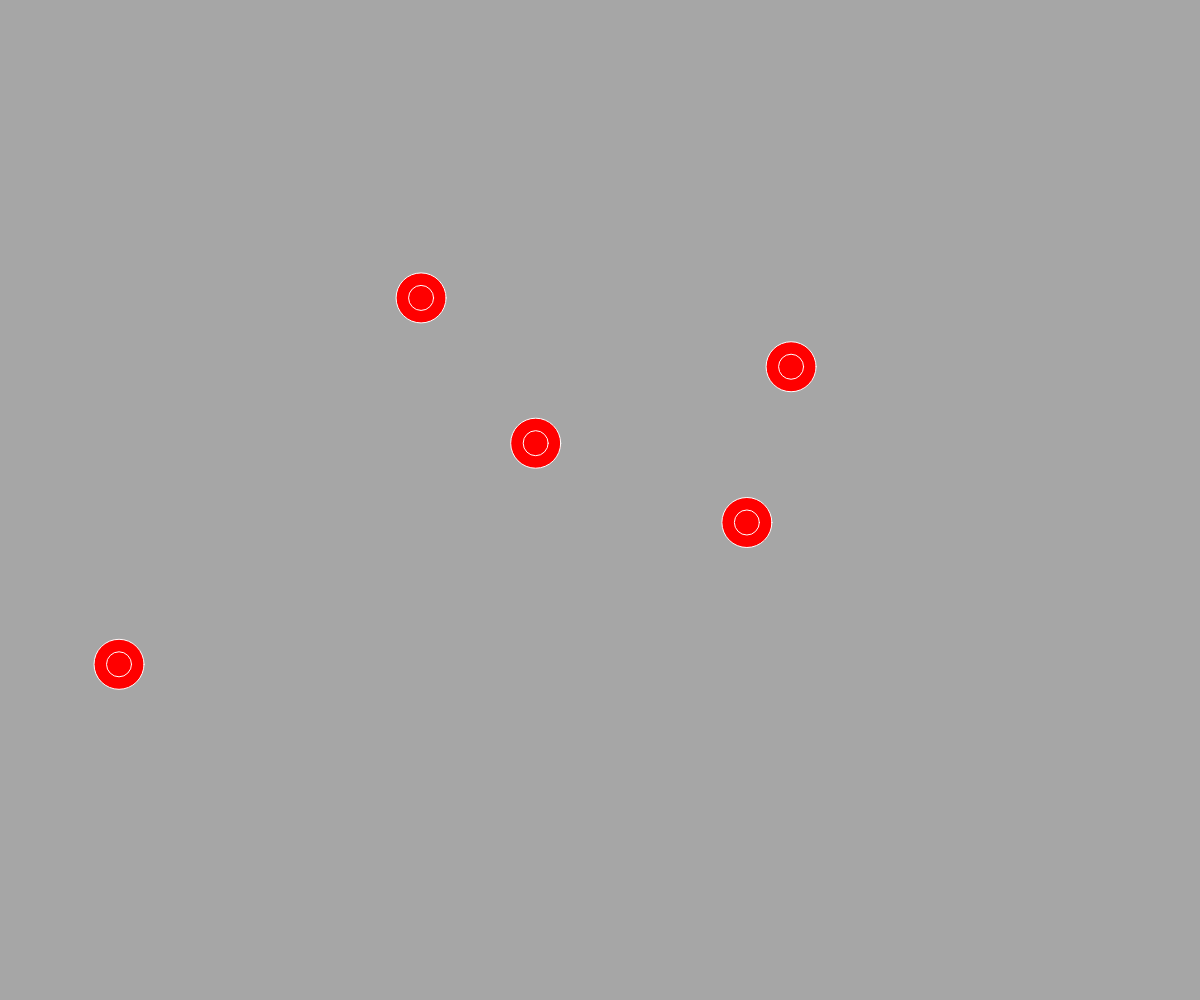
Frame 1 (no input)
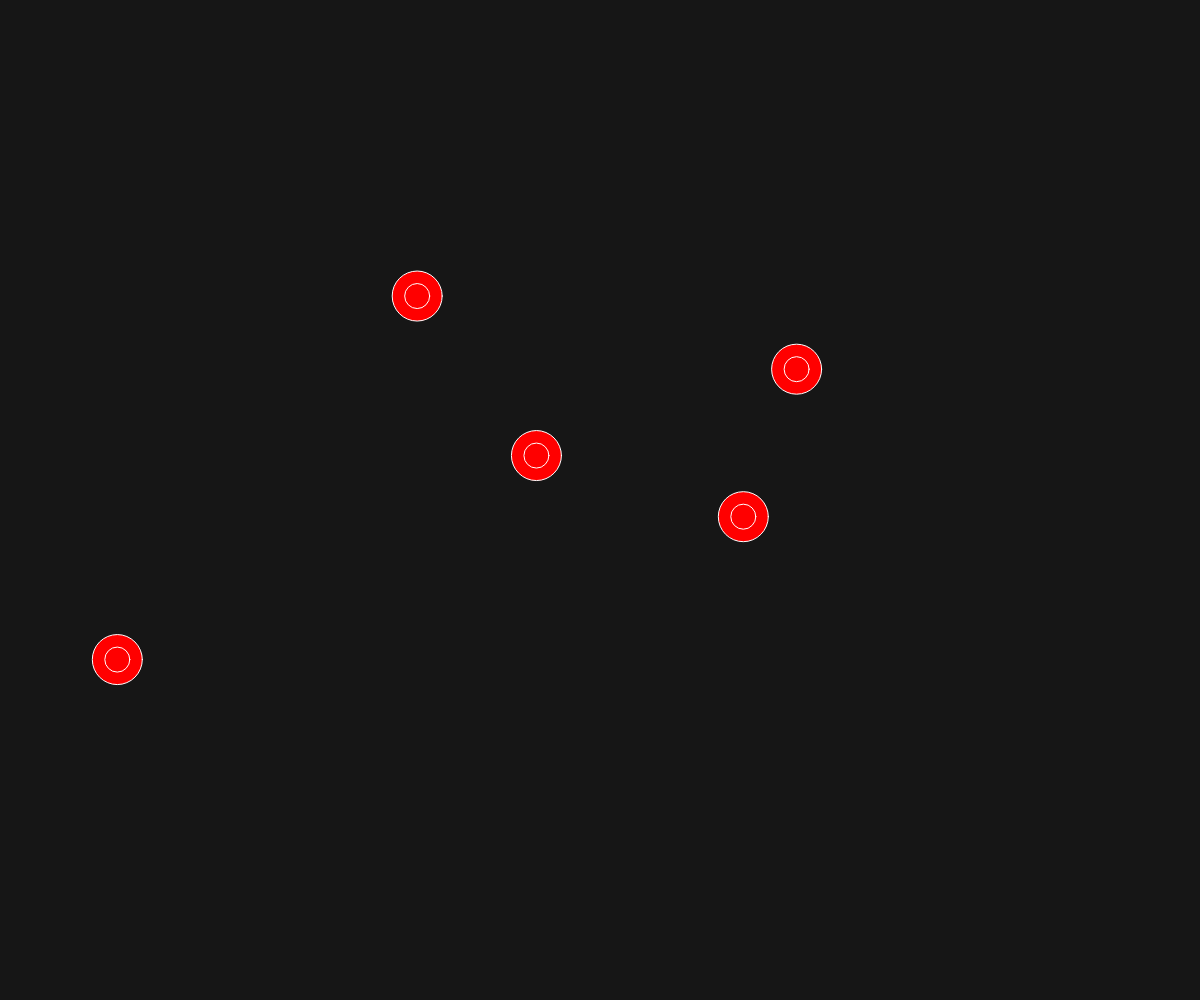
Frame 60 (no input)
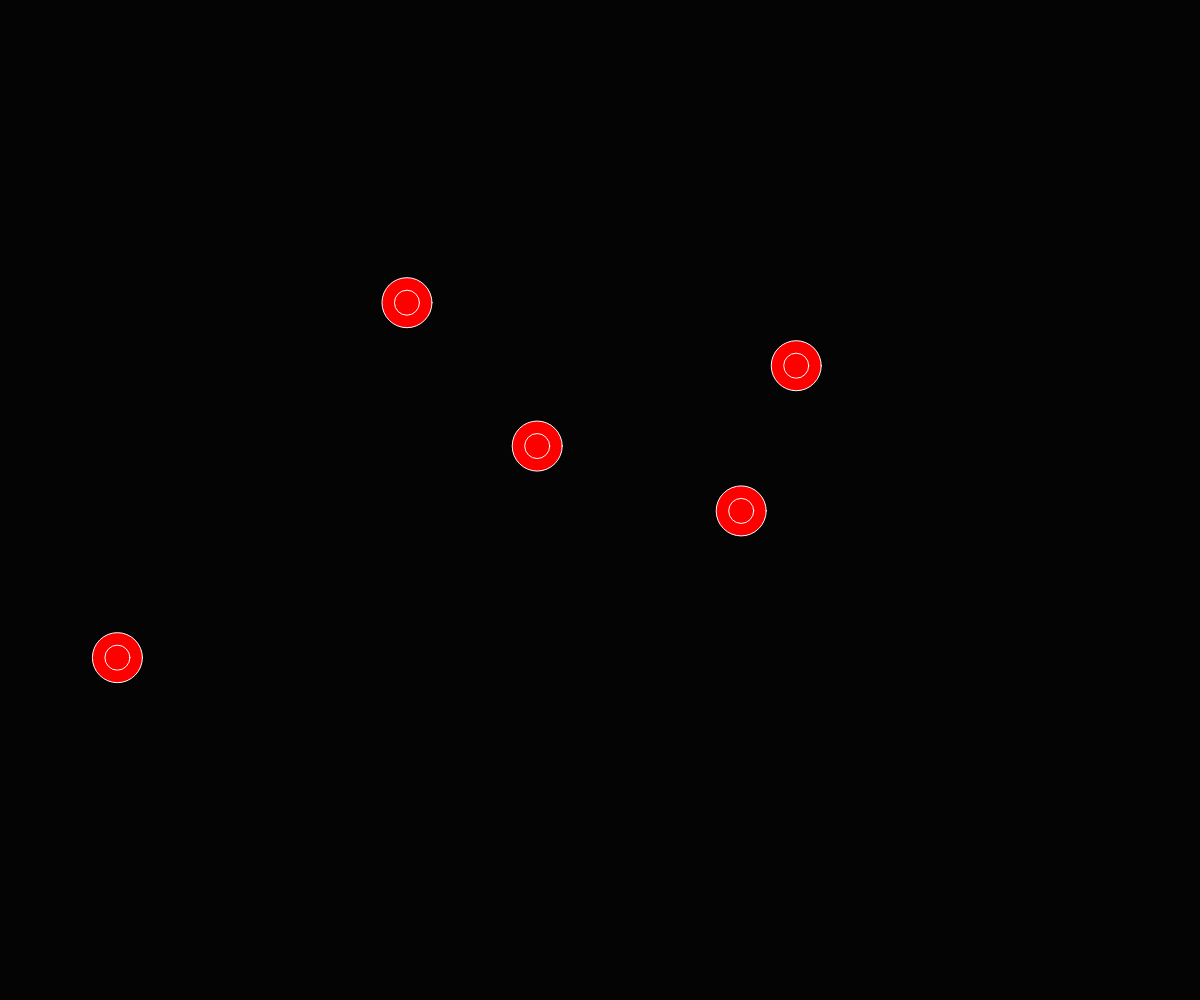
Frame 120 (the mouse pressed at the canvas centre since frame 60)

The p5.js sketch that drew these frames (run headless with seeded random() and noise() and a simulated clock; from frame 60 on, the mouse is pressed at the canvas centre):

// p5.js sketch
// ── sketch.js
var cells = [];

function setup() {
  frameRate(20);
  createCanvas(windowWidth, windowHeight);
for (var i = 0; i < 20; i++) {
  cells[i] = new Blood(random(width),random(height));
  }
}

function draw() {
  background('rgb(102, 18, 18)');
  for (var i = 0; i < cells.length; i++){
  cells[i].update();
  cells[i].display();
  for (var z = 0; z < cells.length; z++){
    if (i != z && cells[i].intersects(cells[z])) {
      cells[i].heartAttack();
      cells[z].heartAttack();
      }
    }
  }
}

// ── blocks.js
function Blood(x, y) {
  this.x = x;
  this.y = y;
  this.r = 25;
  this.heartAttack = function(){
    this.col = background(color(random(255)), color(random(255)), color(random(255)));
  }
  this.intersects = function(other) {
    var d = dist(this.x, this.y, other.x, other.y);
    if (d < this.r + other.r) {
    return true;
  } else {
    return false;
    }
  }

this.display = function() {
  stroke(255);
  fill('rgb(255, 0, 0)');
  ellipse(this.x, this.y, this.r * 2, this.r * 2);
  fill('rgb(255, 0, 0)');
  ellipse(this.x, this.y, this.r, this.r);
}

this.update = function() {
  this.x = this.x + random(-1, 1);
  this.y = this.y + random(-1, 1);
  }
}
